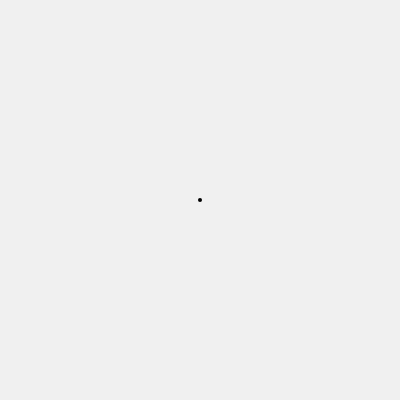
Frame 1 (no input)
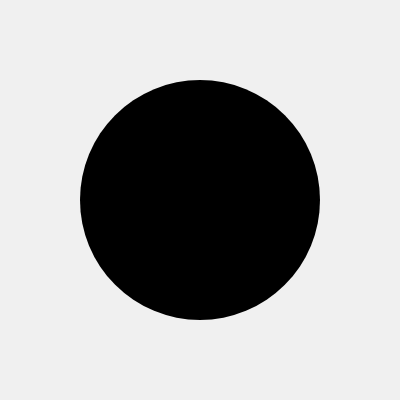
Frame 60 (no input)
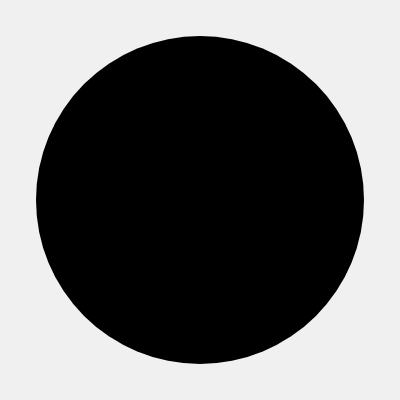
Frame 120 (the mouse pressed at the canvas centre since frame 60)

The p5.js sketch that drew these frames (run headless with seeded random() and noise() and a simulated clock; from frame 60 on, the mouse is pressed at the canvas centre):

// p5.js sketch
// ── sketch.js
// http://www.ac-grenoble.fr/disciplines/informatiquelycee/p5_base_a6.html
// push pop

var r;
var v;
function setup()
{
  createCanvas(400,400);
  noStroke();
  fill(0);
  r=2;
  v=2;
}

function draw()
{
  background(240);
  ellipse(200,200,2*r,2*r);
  if (r>200 || r<2){
    v=-v;
  }
  r=r+v;
}
